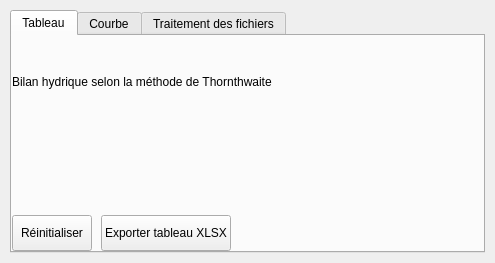
<?xml version="1.0" encoding="UTF-8"?>
<ui version="4.0">
 <class>BilanPageForm</class>
 <widget class="QWidget" name="BilanPageForm">
  <layout class="QVBoxLayout" name="rootLayout">
   <property name="leftMargin"><number>10</number></property>
   <property name="topMargin"><number>10</number></property>
   <property name="rightMargin"><number>10</number></property>
   <property name="bottomMargin"><number>10</number></property>
   <property name="spacing"><number>0</number></property>
   <item>
    <widget class="QTabWidget" name="BilanTabs">
     <widget class="QWidget" name="tableTab">
      <attribute name="title"><string>Tableau</string></attribute>
      <layout class="QVBoxLayout" name="tableLayout">
       <property name="leftMargin"><number>0</number></property>
       <property name="topMargin"><number>7</number></property>
       <property name="rightMargin"><number>0</number></property>
       <property name="bottomMargin"><number>0</number></property>
       <property name="spacing"><number>9</number></property>
       <item><widget class="QLabel" name="SectionTitle"><property name="text"><string>Bilan hydrique selon la méthode de Thornthwaite</string></property></widget></item>
       <item>
        <widget class="QWidget" name="BilanTableHost" native="true">
         <layout class="QVBoxLayout" name="bilanTableHostLayout">
          <property name="leftMargin"><number>0</number></property><property name="topMargin"><number>0</number></property><property name="rightMargin"><number>0</number></property><property name="bottomMargin"><number>0</number></property><property name="spacing"><number>0</number></property>
         </layout>
        </widget>
       </item>
       <item>
        <layout class="QHBoxLayout" name="tableButtons">
         <item><widget class="QPushButton" name="BilanResetButton"><property name="minimumSize"><size><width>0</width><height>36</height></size></property><property name="cursor"><cursorShape>PointingHandCursor</cursorShape></property><property name="text"><string>Réinitialiser</string></property><property name="kind" stdset="0"><string>secondary</string></property></widget></item>
         <item><widget class="QPushButton" name="BilanExportButton"><property name="minimumSize"><size><width>0</width><height>36</height></size></property><property name="cursor"><cursorShape>PointingHandCursor</cursorShape></property><property name="text"><string>Exporter tableau XLSX</string></property><property name="kind" stdset="0"><string>primary</string></property></widget></item>
         <item><spacer name="tableButtonSpacer"><property name="orientation"><enum>Qt::Orientation::Horizontal</enum></property><property name="sizeHint" stdset="0"><size><width>40</width><height>20</height></size></property></spacer></item>
        </layout>
       </item>
      </layout>
     </widget>
     <widget class="QWidget" name="curveTab">
      <attribute name="title"><string>Courbe</string></attribute>
      <layout class="QVBoxLayout" name="curveLayout">
       <property name="leftMargin"><number>0</number></property><property name="topMargin"><number>7</number></property><property name="rightMargin"><number>0</number></property><property name="bottomMargin"><number>0</number></property><property name="spacing"><number>0</number></property>
       <item><widget class="QLabel" name="CurveCaption"><property name="text"><string>Courbes du bilan hydrique — Méthode de Thornthwaite</string></property></widget></item>
       <item><spacer name="curveTopSpace"><property name="orientation"><enum>Qt::Orientation::Vertical</enum></property><property name="sizeType"><enum>QSizePolicy::Policy::Fixed</enum></property><property name="sizeHint" stdset="0"><size><width>20</width><height>6</height></size></property></spacer></item>
       <item>
        <widget class="QTabWidget" name="BilanCurveTabs">
         <widget class="QWidget" name="climatTab"><attribute name="title"><string>Moyenne pluriannuelle</string></attribute><layout class="QVBoxLayout" name="climatLayout"><item><widget class="QWidget" name="BilanClimatHost" native="true"><layout class="QVBoxLayout" name="climatHostLayout"><property name="leftMargin"><number>0</number></property><property name="topMargin"><number>0</number></property><property name="rightMargin"><number>0</number></property><property name="bottomMargin"><number>0</number></property></layout></widget></item></layout></widget>
         <widget class="QWidget" name="rfuTab"><attribute name="title"><string>RFU / Excédent / Déficit</string></attribute><layout class="QVBoxLayout" name="rfuLayout"><item><widget class="QWidget" name="BilanRfuHost" native="true"><layout class="QVBoxLayout" name="rfuHostLayout"><property name="leftMargin"><number>0</number></property><property name="topMargin"><number>0</number></property><property name="rightMargin"><number>0</number></property><property name="bottomMargin"><number>0</number></property></layout></widget></item></layout></widget>
        </widget>
       </item>
      </layout>
     </widget>
     <widget class="QWidget" name="filesTab">
      <attribute name="title"><string>Traitement des fichiers</string></attribute>
      <layout class="QVBoxLayout" name="filesLayout">
       <property name="leftMargin"><number>0</number></property><property name="topMargin"><number>9</number></property><property name="rightMargin"><number>0</number></property><property name="bottomMargin"><number>0</number></property><property name="spacing"><number>12</number></property>
       <item><widget class="QLabel" name="FilesSectionTitle"><property name="text"><string>Traitement des fichiers — Bilan hydrique (Thornthwaite)</string></property></widget></item>
       <item><widget class="QWidget" name="BilanTempHost" native="true"><layout class="QVBoxLayout" name="tempHostLayout"><property name="leftMargin"><number>0</number></property><property name="topMargin"><number>0</number></property><property name="rightMargin"><number>0</number></property><property name="bottomMargin"><number>0</number></property></layout></widget></item>
       <item><widget class="QWidget" name="BilanPrHost" native="true"><layout class="QVBoxLayout" name="prHostLayout"><property name="leftMargin"><number>0</number></property><property name="topMargin"><number>0</number></property><property name="rightMargin"><number>0</number></property><property name="bottomMargin"><number>0</number></property></layout></widget></item>
       <item><widget class="QWidget" name="BilanOutHost" native="true"><layout class="QVBoxLayout" name="outHostLayout"><property name="leftMargin"><number>0</number></property><property name="topMargin"><number>0</number></property><property name="rightMargin"><number>0</number></property><property name="bottomMargin"><number>0</number></property></layout></widget></item>
       <item>
        <layout class="QHBoxLayout" name="chartChoices"><property name="spacing"><number>10</number></property>
         <item><widget class="QLabel" name="ProcessingFieldLabel"><property name="minimumSize"><size><width>150</width><height>0</height></size></property><property name="maximumSize"><size><width>150</width><height>16777215</height></size></property><property name="text"><string>Graphiques Excel</string></property></widget></item>
         <item><widget class="QPushButton" name="BilanNoCharts"><property name="minimumSize"><size><width>0</width><height>34</height></size></property><property name="cursor"><cursorShape>PointingHandCursor</cursorShape></property><property name="text"><string>Sans graphiques Excel</string></property><property name="checkable"><bool>true</bool></property></widget></item>
         <item><widget class="QPushButton" name="BilanWithCharts"><property name="minimumSize"><size><width>0</width><height>34</height></size></property><property name="cursor"><cursorShape>PointingHandCursor</cursorShape></property><property name="text"><string>Avec graphiques Excel</string></property><property name="checkable"><bool>true</bool></property></widget></item>
         <item><spacer name="choiceSpacer"><property name="orientation"><enum>Qt::Orientation::Horizontal</enum></property><property name="sizeHint" stdset="0"><size><width>40</width><height>20</height></size></property></spacer></item>
        </layout>
       </item>
       <item>
        <layout class="QHBoxLayout" name="runButtons"><property name="spacing"><number>10</number></property>
         <item><widget class="QPushButton" name="BilanRunButton"><property name="minimumSize"><size><width>0</width><height>36</height></size></property><property name="cursor"><cursorShape>PointingHandCursor</cursorShape></property><property name="text"><string>Calculer le bilan hydrique</string></property><property name="kind" stdset="0"><string>primary</string></property></widget></item>
         <item><widget class="QPushButton" name="BilanOpenButton"><property name="minimumSize"><size><width>0</width><height>36</height></size></property><property name="cursor"><cursorShape>PointingHandCursor</cursorShape></property><property name="text"><string>Ouvrir dossier sortie</string></property><property name="kind" stdset="0"><string>secondary</string></property></widget></item>
         <item><spacer name="runSpacer"><property name="orientation"><enum>Qt::Orientation::Horizontal</enum></property><property name="sizeHint" stdset="0"><size><width>40</width><height>20</height></size></property></spacer></item>
        </layout>
       </item>
       <item><widget class="QWidget" name="BilanProcessHost" native="true"><layout class="QVBoxLayout" name="processHostLayout"><property name="leftMargin"><number>0</number></property><property name="topMargin"><number>0</number></property><property name="rightMargin"><number>0</number></property><property name="bottomMargin"><number>0</number></property></layout></widget></item>
       <item><layout class="QHBoxLayout" name="reportRow"><item><spacer name="reportSpacer"><property name="orientation"><enum>Qt::Orientation::Horizontal</enum></property><property name="sizeHint" stdset="0"><size><width>40</width><height>20</height></size></property></spacer></item><item><widget class="QPushButton" name="BilanReportButton"><property name="minimumSize"><size><width>0</width><height>36</height></size></property><property name="cursor"><cursorShape>PointingHandCursor</cursorShape></property><property name="text"><string>Rapport final</string></property><property name="enabled"><bool>false</bool></property><property name="kind" stdset="0"><string>secondary</string></property></widget></item></layout></item>
      </layout>
     </widget>
    </widget>
   </item>
  </layout>
 </widget>
 <resources/>
 <connections/>
</ui>
